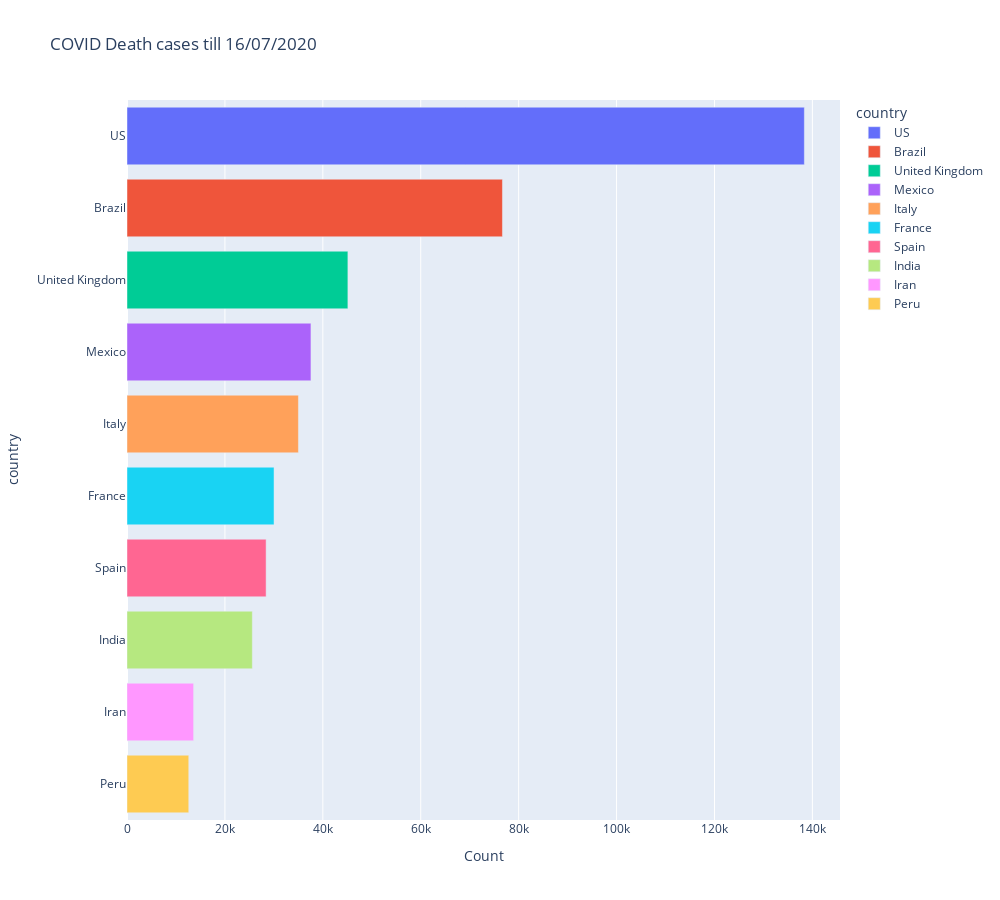

The notebook cell saved with this chart:
### Markdown cell above
## Bar plot for 10 countries with highest death cases:

### Code cell
death_time_series=df_corona[df_corona['type']=='Deaths'].iloc[:,:]
death_time_series = (death_time_series[death_time_series['Date'].eq("07/16/2020")].sort_values(by="Count",ascending=False).head(10))
fig = px.bar(death_time_series, x="Count", y="country",color='country',title='COVID Death cases till 16/07/2020')
fig.update_layout( autosize=True,width=1000, height=900,)
fig = go.FigureWidget(fig)
fig.show()

### Figure 1 — Plotly figure (JSON) as saved in the notebook; plotly's stock layout.template omitted (floating-point values rounded to 4 significant figures)
{"data": [{"alignmentgroup": "True", "hovertemplate": "country=%{y}<br>Count=%{x}<extra></extra>", "legendgroup": "US", "marker": {"color": "#636efa"}, "name": "US", "offsetgroup": "US", "orientation": "h", "showlegend": true, "textposition": "auto", "type": "bar", "uid": "98d0be44-5985-40fc-9e3f-ae80bd3661d0", "x": [138358], "xaxis": "x", "y": ["US"], "yaxis": "y"}, {"alignmentgroup": "True", "hovertemplate": "country=%{y}<br>Count=%{x}<extra></extra>", "legendgroup": "Brazil", "marker": {"color": "#EF553B"}, "name": "Brazil", "offsetgroup": "Brazil", "orientation": "h", "showlegend": true, "textposition": "auto", "type": "bar", "uid": "498a7db3-28a0-471b-88c3-077b91c0044c", "x": [76688], "xaxis": "x", "y": ["Brazil"], "yaxis": "y"}, {"alignmentgroup": "True", "hovertemplate": "country=%{y}<br>Count=%{x}<extra></extra>", "legendgroup": "United Kingdom", "marker": {"color": "#00cc96"}, "name": "United Kingdom", "offsetgroup": "United Kingdom", "orientation": "h", "showlegend": true, "textposition": "auto", "type": "bar", "uid": "dfaf8164-3a74-40b3-ae91-46bf14e8e1bd", "x": [45119], "xaxis": "x", "y": ["United Kingdom"], "yaxis": "y"}, {"alignmentgroup": "True", "hovertemplate": "country=%{y}<br>Count=%{x}<extra></extra>", "legendgroup": "Mexico", "marker": {"color": "#ab63fa"}, "name": "Mexico", "offsetgroup": "Mexico", "orientation": "h", "showlegend": true, "textposition": "auto", "type": "bar", "uid": "4d614598-1886-4ac4-b1b2-b42dd495cdda", "x": [37574], "xaxis": "x", "y": ["Mexico"], "yaxis": "y"}, {"alignmentgroup": "True", "hovertemplate": "country=%{y}<br>Count=%{x}<extra></extra>", "legendgroup": "Italy", "marker": {"color": "#FFA15A"}, "name": "Italy", "offsetgroup": "Italy", "orientation": "h", "showlegend": true, "textposition": "auto", "type": "bar", "uid": "7f754996-a000-499a-ae96-08c4e17c9253", "x": [35017], "xaxis": "x", "y": ["Italy"], "yaxis": "y"}, {"alignmentgroup": "True", "hovertemplate": "country=%{y}<br>Count=%{x}<extra></extra>", "legendgroup": "France", "marker": {"color": "#19d3f3"}, "name": "France", "offsetgroup": "France", "orientation": "h", "showlegend": true, "textposition": "auto", "type": "bar", "uid": "3d859a63-5364-4925-9f23-0ed4db33e14f", "x": [30035], "xaxis": "x", "y": ["France"], "yaxis": "y"}, {"alignmentgroup": "True", "hovertemplate": "country=%{y}<br>Count=%{x}<extra></extra>", "legendgroup": "Spain", "marker": {"color": "#FF6692"}, "name": "Spain", "offsetgroup": "Spain", "orientation": "h", "showlegend": true, "textposition": "auto", "type": "bar", "uid": "864ecb1e-84fd-43cd-9443-3b26199d72e7", "x": [28416], "xaxis": "x", "y": ["Spain"], "yaxis": "y"}, {"alignmentgroup": "True", "hovertemplate": "country=%{y}<br>Count=%{x}<extra></extra>", "legendgroup": "India", "marker": {"color": "#B6E880"}, "name": "India", "offsetgroup": "India", "orientation": "h", "showlegend": true, "textposition": "auto", "type": "bar", "uid": "9d7130b4-e90e-44cd-8905-fd39bb68a799", "x": [25602], "xaxis": "x", "y": ["India"], "yaxis": "y"}, {"alignmentgroup": "True", "hovertemplate": "country=%{y}<br>Count=%{x}<extra></extra>", "legendgroup": "Iran", "marker": {"color": "#FF97FF"}, "name": "Iran", "offsetgroup": "Iran", "orientation": "h", "showlegend": true, "textposition": "auto", "type": "bar", "uid": "575888ec-01da-4d6f-9d13-d31b0cc4cd52", "x": [13608], "xaxis": "x", "y": ["Iran"], "yaxis": "y"}, {"alignmentgroup": "True", "hovertemplate": "country=%{y}<br>Count=%{x}<extra></extra>", "legendgroup": "Peru", "marker": {"color": "#FECB52"}, "name": "Peru", "offsetgroup": "Peru", "orientation": "h", "showlegend": true, "textposition": "auto", "type": "bar", "uid": "51b21250-ca04-44a4-8982-eb7350744a03", "x": [12615], "xaxis": "x", "y": ["Peru"], "yaxis": "y"}], "layout": {"autosize": true, "barmode": "relative", "height": 900, "legend": {"title": {"text": "country"}, "tracegroupgap": 0}, "title": {"text": "COVID Death cases till 16/07/2020"}, "width": 1000, "xaxis": {"anchor": "y", "domain": [0, 1], "title": {"text": "Count"}}, "yaxis": {"anchor": "x", "categoryarray": ["Peru", "Iran", "India", "Spain", "France", "Italy", "Mexico", "United Kingdom", "Brazil", "US"], "categoryorder": "array", "domain": [0, 1], "title": {"text": "country"}}}}
